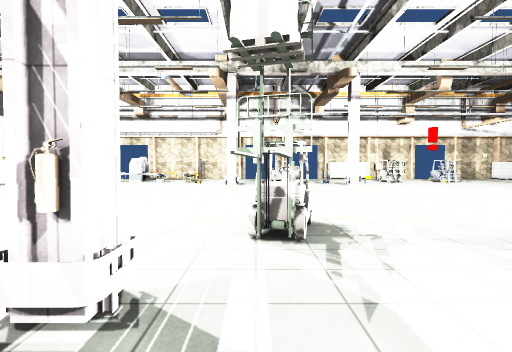
view 1 (above)

23 first-person views from a walk through a scene from a Unity 3-D project. The camera is 1.5 m above the floor, tilts 2° down and sees 85° across. The floor is counted in squares, 2 m on a side. Each view is taken from the middle of a square. On the plan, view 1 faces up. The plan holds only what a view shows up to about 10 squares ahead; the rest is blank. The player is left out. Door leaves are left out, so doorways stand open. Some surface patterns are stand-ins.

view 2
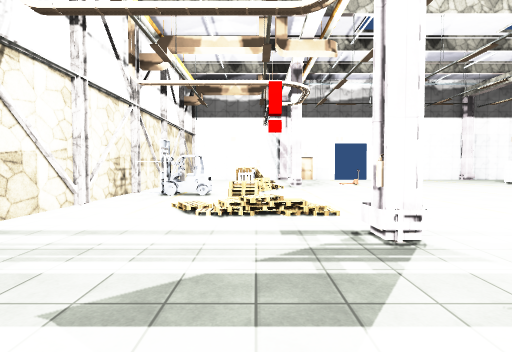

view 3
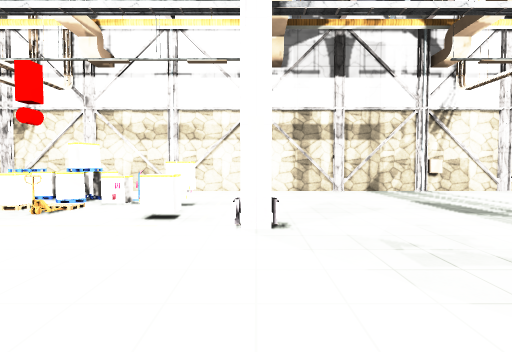

view 4
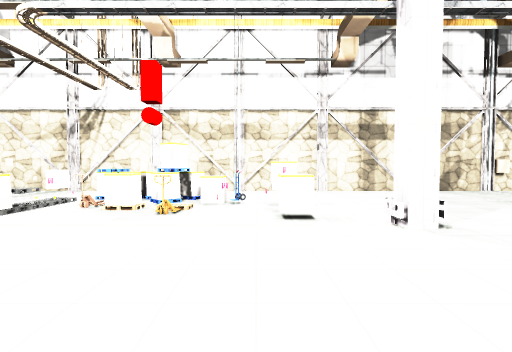

view 5
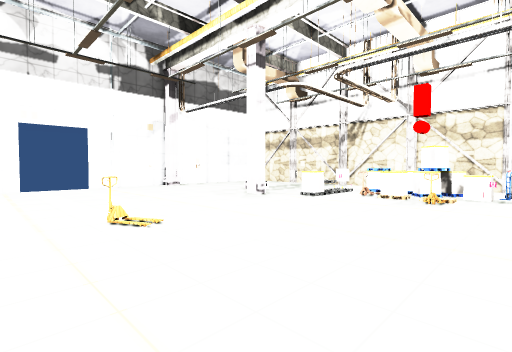

view 6
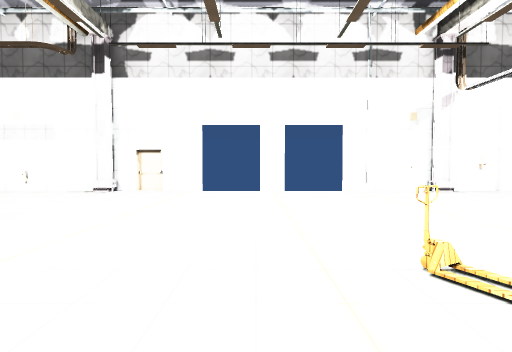

view 7
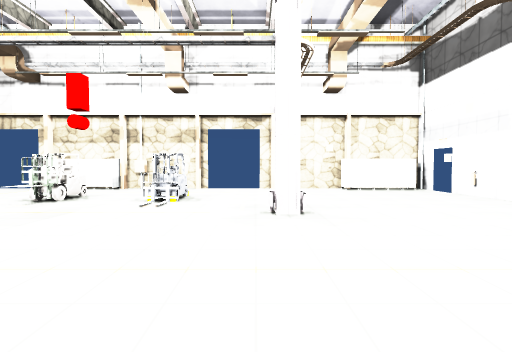

view 8
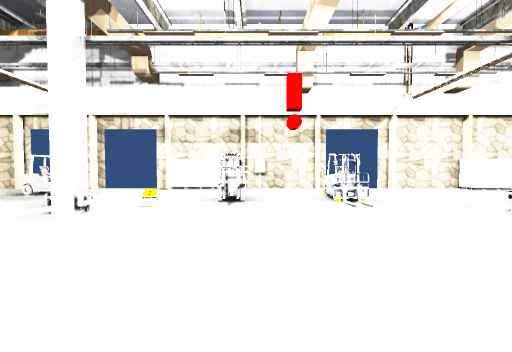

view 9
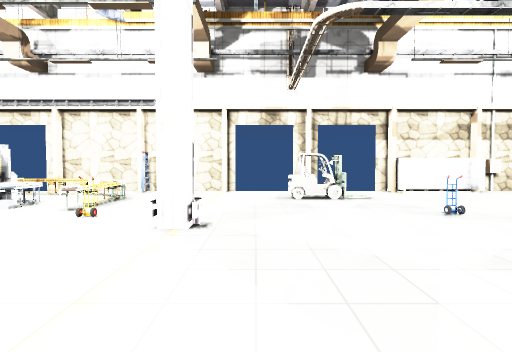

view 10
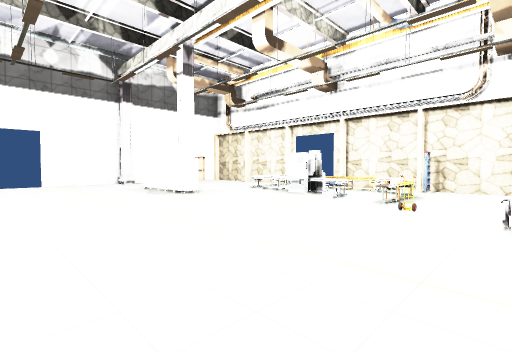

view 11
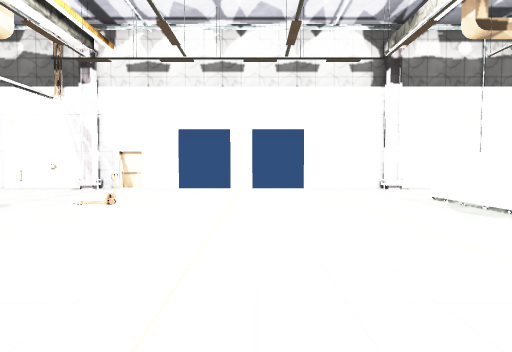

view 12
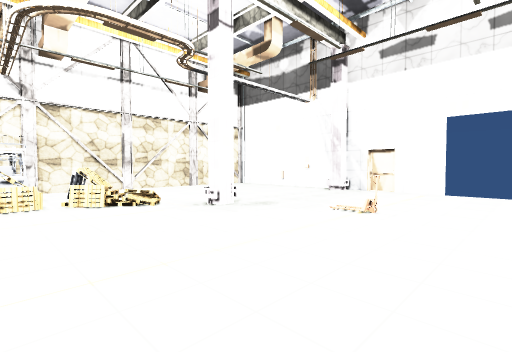

view 13
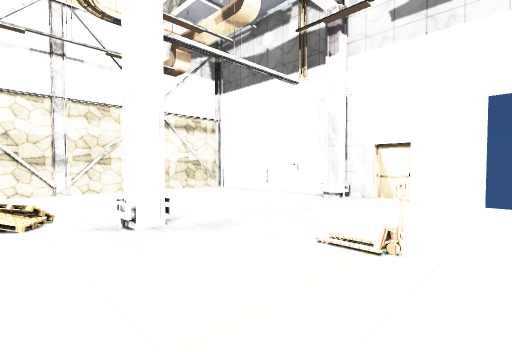

view 14
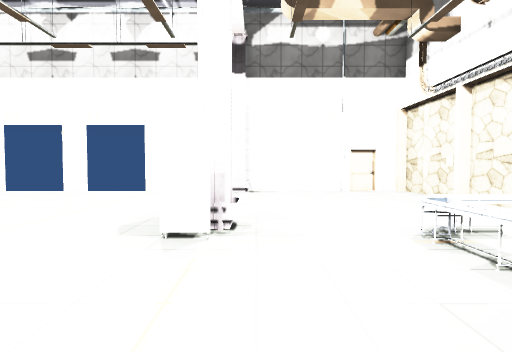

view 15
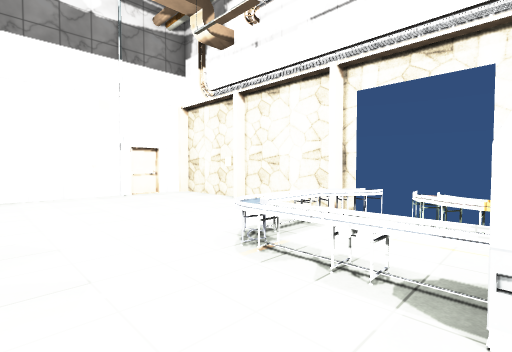

view 16
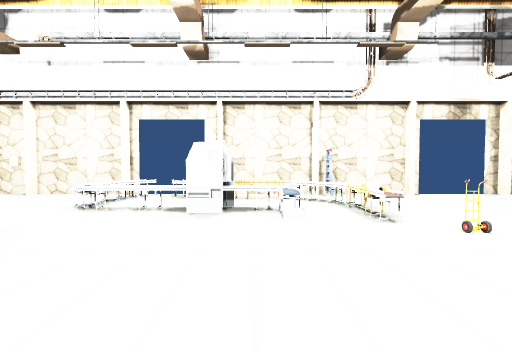

view 17
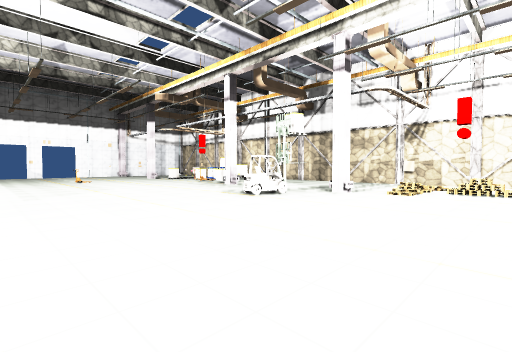

view 18
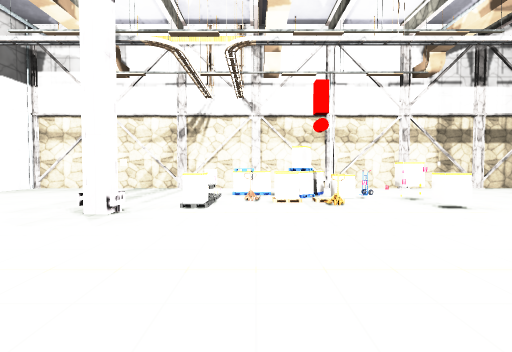

view 19
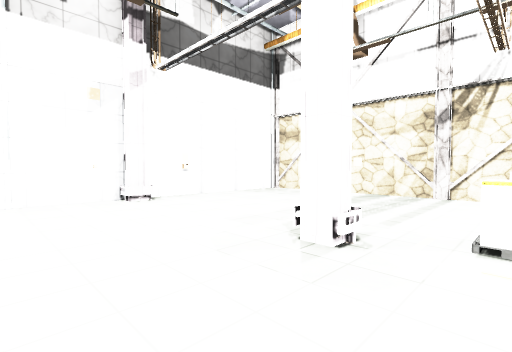

view 20
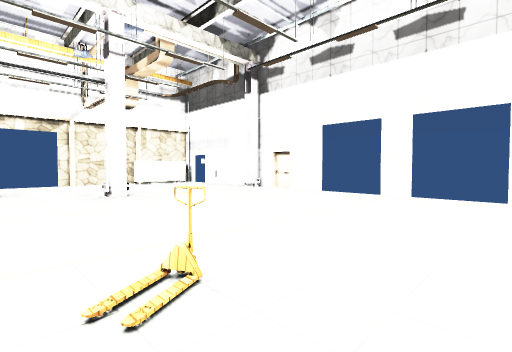

view 21
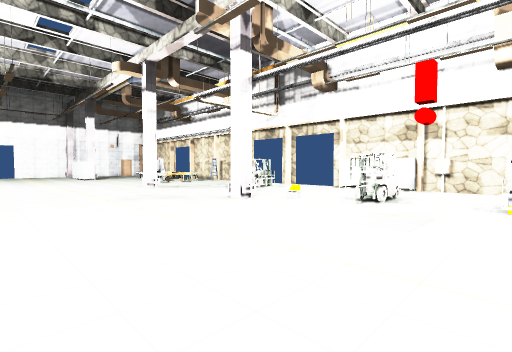

view 22
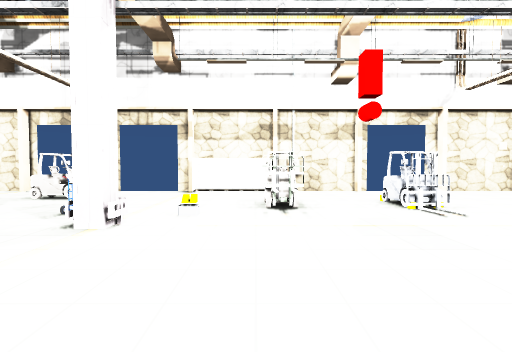

view 23
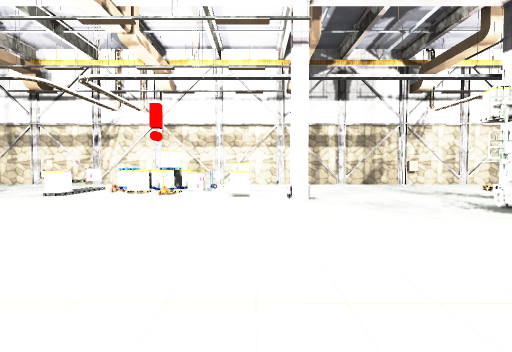

### Floor plan
Points are (right, up) in squares from view 1. A wall is a line through its corners. A room is listed if a view was taken in it or the views show most of it. See-through windows are left out.
Room 1 (views 1, 2, 3, 4, 5, 6, 7, 8, 9, 10, 11, 12, 13, 14, 15, 16, 17, 18, 19, 20, 21, 22, 23)
walls: (-0.8, 1.4) (-1.2, 1.4); (3.6, 1.7) (4.2, 1.7) (4.2, 1.2); (-1.2, 1.2) (-1.2, 1.7) (-0.8, 1.7) (-0.8, 1.2); (-7.9, 11.6) (-7.9, 11) (-10.4, 11); (2, 16.5) (1.1, 16.5); (-1, 16.5) (-3.4, 16.5); (-8.9, 1.7) (-8.3, 1.7) (-8.3, 1.2); (4.2, 16.4) (4.2, 15.7); (6.4, 15.8) (6.4, 16.4); (-8.8, 11.7) (-8.2, 11.7); (-3.5, 16.5) (-5.9, 16.5); (6.5, 16.4) (6.5, 15.8); (11.9, 11.3) (11.3, 11.3) (11.3, 11.8); (9, 16.5) (3.6, 16.5); (-8.5, 16.5) (-10.9, 16.5); (-13.5, 7) (-13.5, 6.1); (-13.5, 4.5) (-13.5, 1.7) (-13, 1.7); (-13.1, 1.7) (-13.1, 1.2); (-13, 11.3) (-13.5, 11.3) (-13.5, 8.6); (-13.7, 3.1) (-13.7, 2.4); (-13.1, 11.9) (-13.1, 11.3); (-13.5, 1.1) (-13.5, -2.6); (16.5, 6) (16.5, 6.9); (16, 1.7) (16.5, 1.7) (16.5, 4.4); (16.5, 8.5) (16.5, 11.3) (16, 11.3); (16.1, 1.2) (16.1, 1.7); (16.1, 11.3) (16.1, 11.8); (-11.1, 16.5) (-13.5, 16.5) (-13.5, 11.6); (16.7, 10) (16.7, 10.5); (16.5, 11.9) (16.5, 14.9); (-12.7, -3.5) (16.5, -3.5) (16.5, 1.1); (16.2, 15.9) (13.9, 15.9) (13.9, 16.5) (11.1, 16.5)
low walls: (-0.8, 1.2) (-1.2, 1.2); (-13, 1.7) (-13, 1.2); (-13, 11.8) (-13, 11.3); (16, 1.2) (16, 1.7); (16, 11.3) (16, 11.8)
ways out: open door at (-13.3, 6.5); open door at (-7, 17); open door at (1.5, 16.3); open door at (10.3, 16.3); open door at (16.3, 6.5); open door at (17, 15); gap at (-5, -3)
objects: other object (-13, -1); pallet (-10, 4); conveyor (-8, 14); other object (-8, 15); conveyor (-8, 16); pallet (-7, 0); other object (-7, 14); conveyor (-7, 15); conveyor (-7, 16); other object (-6, 0); other object (-6, 1); machine (-6, 13); forklift (-5, -2); pallet (-5, 0); conveyor (-5, 13); conveyor (-5, 14); other object (-4, -1); other object (-4, 0); other object (-4, 13); other object (-4, 15); pallet (-3, 0); other object (-3, 12); conveyor (-3, 13); conveyor (-3, 15); ladder (-3, 16); forklift (0, 2) to (0, 4); forklift (1, 15) to (2, 15); other object (3, 12); other object (5, 1); other object (5, 12); other object (6, -1); forklift (6, 13) to (6, 14); other object (7, -1); pallet (7, 1); other object (8, -1); other object (8, 0); other object (9, -2); other object (9, -1); pallet (9, 0); forklift (9, 13) to (9, 14); other object (10, -1); pallet (10, 0); other object (10, 1); pallet (10, 6); other object (11, 0); other object (16, 14)

Positions as (right, up) in squares from view 1, and headings:
1: (0, 0), facing up
2: (2, 0), facing left
3: (4, 5), facing down
4: (6, 5), facing down
5: (6, 7), facing down-right
6: (8, 7), facing right
7: (11, 7), facing up
8: (7, 7), facing up
9: (0, 8), facing up
10: (-1, 7), facing up-left
11: (-4, 7), facing left
12: (-5, 6), facing down-left
13: (-7, 5), facing down-left
14: (-5, 12), facing left
15: (-6, 12), facing up-left
16: (-5, 9), facing up
17: (-5, 9), facing down-right
18: (9, 6), facing down
19: (10, 4), facing down-right
20: (9, 4), facing up-right
21: (9, 7), facing up-left
22: (6, 8), facing up
23: (5, 8), facing down
